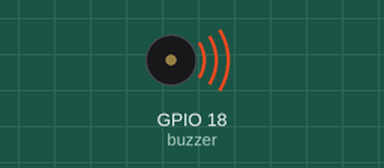
Bench run of a program on a simulated ESP32 board running MicroPython. On the bench: buzzer (waves = sounding).

Above: at 0.2 s.
At 3.7 s:
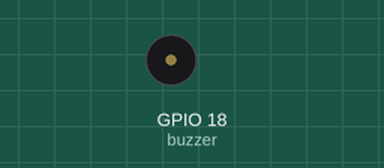
Timing chart, 0 to 4.6 s (numbered marks = the images above):
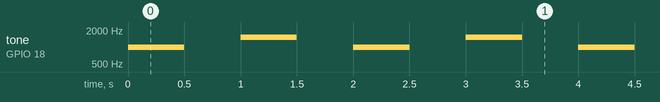

The program:

pwm_buzzer.py
```python
from machine import Pin, PWM
from time import sleep

# Configure PWM on GPIO18
buzzer = PWM(Pin(18))

# Function to play a tone
def play_tone(frequency, duration):
    buzzer.freq(frequency)  # Set frequency
    buzzer.duty(512)        # Set duty cycle (50%)
    sleep(duration)         # Play for the specified duration
    buzzer.duty(0)          # Turn off the buzzer

while True:
    play_tone(1000, 0.5)  # Play 1kHz tone for 0.5 seconds
    sleep(0.5)            # Pause for 0.5 seconds
    play_tone(1500, 0.5)  # Play 1.5kHz tone for 0.5 seconds
    sleep(0.5)            # Pause for 0.5 seconds
```

Measured:
- by itself, tone on GPIO 18 (buzzer): repeats every 2.0 s: silent 0.50 s, 1500 Hz 0.50 s, silent 0.50 s, 1000 Hz 0.50 s
